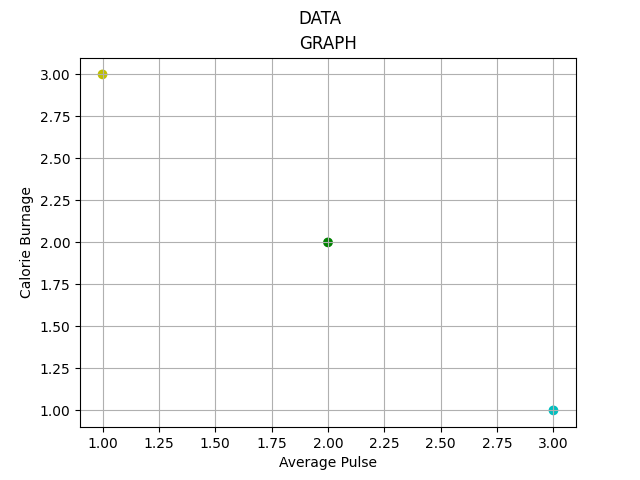

The Python source for this figure:
import matplotlib.pyplot as mp
import numpy as np
#mp.plot(np.array([0,5,8,10]),np.array([20,13,20,0]),np.array([0,5,8,10]),np.array([0,13,16,20]))
mp.title("Sport Watch Data")
mp.xlabel("Average Pulse")
mp.ylabel("Calorie Burnage")
mp.grid()
mp.title("GRAPH")
mp.suptitle("DATA")
x=np.array(['y','g','c'])
mp.scatter(np.array([1,2,3]),np.array([3,2,1]),c=x)
mp.show()
